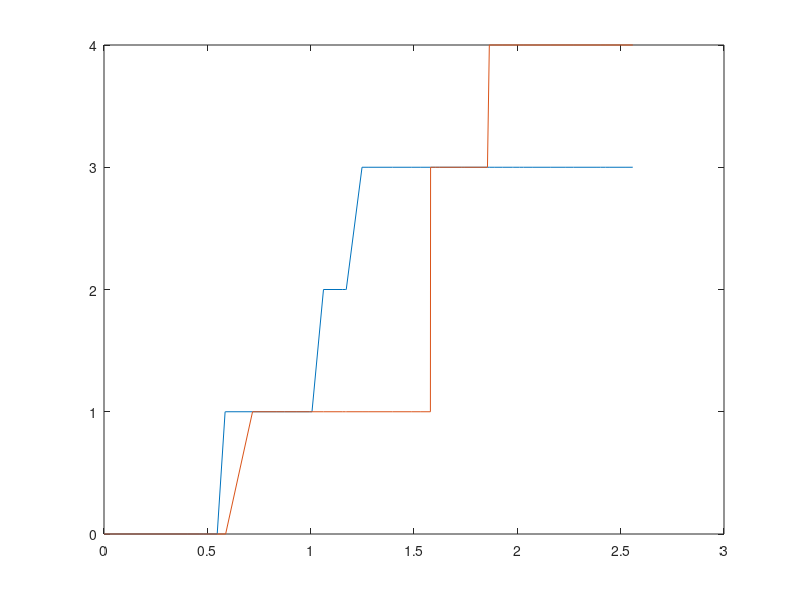

Source code (MATLAB):
close all
clear all
N = 20; %total number of motors
Nb = N; %motors at base
Nf = N-Nb; %number of the filament
k_inj = 1; %injection rate
k_d = 0; %disassembly
k_f = 2; % choosing filament
b=0;

%Attributing motors (index, location, position, activity, filament id)
%index = 1 to 200
%location = base(0) or filament (1)
%position = position on the filament in range (1,L)
%activity = diffusing (0) and active transport (1)
%filament id = 1 or 2
motor = zeros(N ,5);

%initialize the motor attributes
L = 2; %length of flagella
for i=1:N
    motor(i) = i;
    if i<=Nb
        motor(i,2)= 0;
    else
        motor(i,2)= 1;
        motor(i,3)= randi([1 L]);
        motor(i,4)=1;
        motor(i,5)= randi(2);
    end
    
end

%motor

Steps= 50; %total number of steps
T= zeros(1,Steps); % time (mins) vector
T(1)=0; %initial time
%tau=zeros(1,Steps); %time steps
m1= zeros(1, Steps);
m1(1)=2;
m2= zeros(1, Steps);
m2(1)=2;

Ntot= 1000;
monomers = Ntot;
Thr= 1; %Threshold for injection

for i= 1:Steps
    i
    m=zeros(1, Steps);
    k1 = Nb*k_inj; %inject in to 1/2
    if Nb<Thr
        k1=0;
    end
    
    k2= k_d;
    if (m1(i)<=m1(1))
        k2=0;
    end
    
    k3 = k_d;
    if (m2(i)<=m2(1))
        k3=0;
    end
    
    k4 = Nf*k_f;
    if monomers==0
        k4=0;
    end
    
    k0 = k1+k2+k3+k4;
    
    
    
    C1=rand;
    tau(i)=(1/k0)*log(1/C1);
    T(i+1)= T(i)+tau(i);
    
    C2= rand;
    
    if C2<=k1/k0  %injection
        %disp('inject')
        
        h = find(motor(:,2)==0); %number in base
        %size(h,1)= number at the base
        for j=1:Thr
            j;
            pos0 = randi(length(h));
            ch = h(pos0);
            motor(ch,2:4)= 1;
            motor(ch, 5)= randi(2);
            h = h(h~=ch);
        end
        %  motor
        Nb= Nb-Thr;
        %Nf= Nf+Thr;
        Nf1=size(motor(motor(:,5)==1),1);
        Nf2=size(motor(motor(:,5)==2),1);
        Nf= Nf1+Nf2;
        
        m1(i+1)=m1(i);
        m2(i+1)=m2(i);
        
    else
        if (C2 > (k1/k0)) && (C2 <= (k1+k2)/k0) % decay
            disp('subtract1')
            m1(i+1)= m1(i)- 1;
            m2(i+1)= m2(i);
            monomers = monomers + 1;
            b = b-1;
            
        else
            
            if (C2 > (k1+k2)/k0) && (C2 <= (k1+k2+k3)/k0) % decay
                disp('subtract2')
                m2(i+1)= m2(i)- 1;
                m1(i+1)=m1(i);
                monomers = monomers + 1;
                b=b-1;
                
            else 
                if (C2 > (k1+k2+k3)/k0) && (C2 <= (k1+k2+k3+k4)/k0)%choose motor activity
                    h = find(motor(:,2)==1);
                    pos = randi(length(h));
                    ch1 = h(pos);
                    %disp('translate')
                    %motor(ch1,5)
                    if motor(ch1,5)==1
                        m = m1;
                    else
                        if motor(ch1,5)==2
                        m = m2;
                        end
                    end
                    disp('choose filament')
                    motor(ch1,5)
                    m
                    if  (motor(ch1,4)== 1)  %   disp('translate+')
                        motor(ch1,3)= motor(ch1,3)+ 1; %increment the position
                        
                        if (motor(ch1,3)>= m(i))
                            if monomers > 0
                                disp('+length')
                                m(i+1)= m(i)+ 1; %increase the length
                                monomers = monomers - 1; %decrease free monomers
                                b=b+1;
                                motor(ch1,4)=0; %unbind
                                motor(ch1,3)= m(i);
                                if motor(ch1,3)<0
                                    disp('bac')
                                end
                            else
                                disp('no monomers')
                                break;
                            end
                        else
                            disp('+length not stay')
                            m(i+1)= m(i);
                        end
                        
                    else %diffuse
                        m(i+1)=m(i);
                        %disp('here')
                        p1= rand;
                        if p1< 0.5 %forward
                            %disp('here+')
                            if (motor(ch1,3)<= m(i))
                                motor(ch1,3)= motor(ch1,3)+ 1;
                            else
                                motor(ch1,3)= motor(ch1,3)- 1;
                                if motor(ch1,3)<0
                                    disp('for')
                                end
                                
                            end
                        else %backward
                            %disp('here-')
                            if motor(ch1,3)<= (m(1)+1)
                                motor(ch1,2:5)=0;
                                Nf= Nf-1;
                                Nb= Nb+1;
                                % disp('base')
                                %b=b+1;
                            else
                                motor(ch1,3)= motor(ch1,3)-1;
                                if motor(ch1,3)<0
                                    disp('bac')
                                end
                                
                            end
                        end
                        
                    end
                    
                    if motor(ch1,5)==1
                        m1(i+1)= m(i+1);
                        m2(i+1)= m2(i);
                        disp('m1')
                        m1
                        m2
                        
                    else
                        m2(i+1)= m(i+1);
                        m1(i+1)=m1(i);
                        disp('m2')
                        m1
                        m2
                    end
                    

                else
                    disp('boo')
                end
                
            end
        end
    end
   disp('diff')
   m1(i+1)- m1(1)+(m2(i+1)-m2(1))- b 
end

%m1(end)-m1(1)+(m2(end)-m2(1))

plot(T(1:Steps),m1(1:Steps)-m1(1),T(1:Steps),m2(1:Steps)-m2(1))

